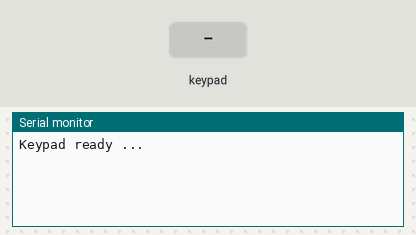
This sketch was run on a simulated Arduino Uno, built with avr-gcc and run on an emulated ATmega328P. On the bench: the last lines printed to the serial monitor. The test bench sets the inputs (shaded band).

Above: at 1.2 s.
1.3 s: key '1' pressed
At 2.4 s:
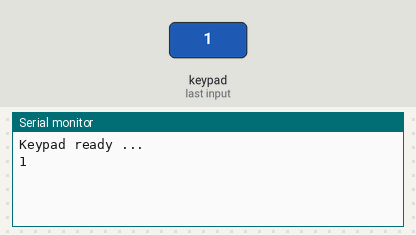
2.8 s: keypad keys 1 1 1 0 9 8 # pressed 0.4 s apart
At 5.6 s:
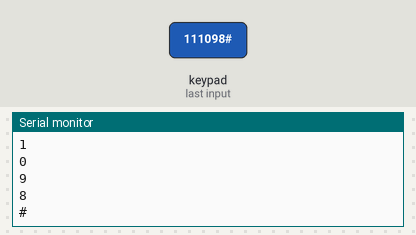
7.1 s: key 'A' pressed
At 8.0 s:
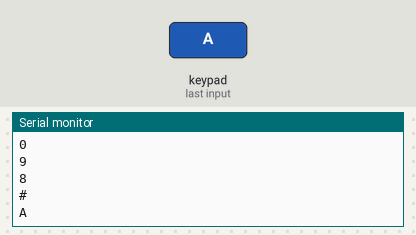
8.6 s: keypad keys 1 1 1 0 9 8 * pressed 0.4 s apart
At 12.4 s:
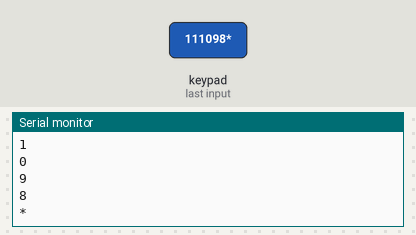
12.9 s: key 'B' pressed
At 13.9 s:
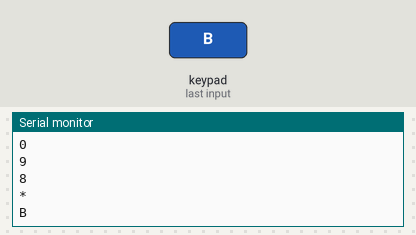
14.4 s: keypad keys 1 1 1 0 9 8 D pressed 0.4 s apart
At 17.9 s:
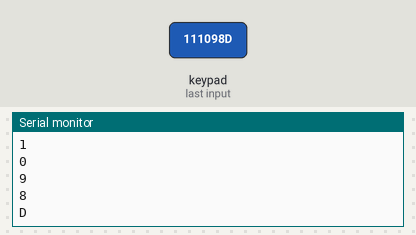
Timing chart, 0 to 19.4 s (numbered marks = the images above; inputs shaded):
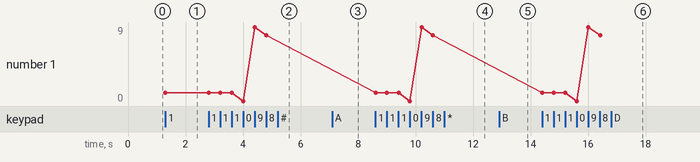

The sketch:

ArduinoKeypad.ino
```cpp
// 4 x 4 keypad 薄膜鍵盤
#include "Adafruit_Keypad.h"

// 定義鍵盤的行列
const byte ROWS = 4; // 定義列(橫向)
const byte COLS = 4; // 定義行(縱向)

// 定義鍵盤上每一個按鈕名稱
char keys[ROWS][COLS] = {
  {'1', '2', '3', 'A'},
  {'4', '5', '6', 'B'},
  {'7', '8', '9', 'C'},
  {'*', '0', '#', 'D'},
};

// 定義腳位
byte rowPins[ROWS] = {11, 10, 9, 8}; // 定義列腳位
byte colPins[COLS] = {7, 6, 5, 4}; // 定義行腳位

// 鍵盤自製初始化
Adafruit_Keypad customKeypad = Adafruit_Keypad(makeKeymap(keys), rowPins, colPins, ROWS, COLS);

void setup() {
  Serial.begin(9600);
  delay(2);
  customKeypad.begin();
  Serial.println("Keypad ready ...");
}

void loop() {
  // 開始偵測使用者的按鍵狀態
  customKeypad.tick(); // 判斷按下哪一個鍵
  while(customKeypad.available()) {
    keypadEvent e = customKeypad.read(); // 讀取
    // 按下事件 KEY_JUST_PRESSED, 放開事件 KEY_JUST_RELEASED
    if(e.bit.EVENT == KEY_JUST_PRESSED){
      Serial.println((char)e.bit.KEY);
    }
  }
  delay(10);
}
```

Measured:
- after the input at 1.3 s, the serial monitor: prints a new line at once (image 1)
- after the input at 2.8 s, the serial monitor: prints a new line after 1.2 s (image 2)
- after the input at 7.1 s, the serial monitor: prints a new line at once (image 3)
- after the input at 8.6 s, the serial monitor: prints a new line at once (image 4)
- after the input at 12.9 s, the serial monitor: prints a new line at once (image 5)
- after the input at 14.4 s, the serial monitor: prints a new line at once (image 6)
- plotted number 1: 1 → 8 after the input at 2.8 s
